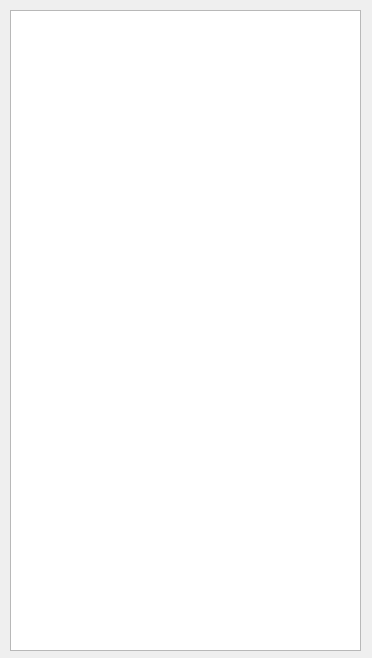
<?xml version="1.0" encoding="UTF-8"?>
<ui version="4.0">
 <class>Dialog</class>
 <widget class="QDialog" name="Dialog">
  <property name="windowModality">
   <enum>Qt::NonModal</enum>
  </property>
  <property name="geometry">
   <rect>
    <x>0</x>
    <y>0</y>
    <width>372</width>
    <height>658</height>
   </rect>
  </property>
  <property name="sizePolicy">
   <sizepolicy hsizetype="Preferred" vsizetype="Preferred">
    <horstretch>0</horstretch>
    <verstretch>0</verstretch>
   </sizepolicy>
  </property>
  <property name="windowTitle">
   <string>Dialog</string>
  </property>
  <widget class="QTableWidget" name="tableWidget">
   <property name="geometry">
    <rect>
     <x>10</x>
     <y>10</y>
     <width>351</width>
     <height>641</height>
    </rect>
   </property>
  </widget>
 </widget>
 <resources/>
 <connections/>
</ui>
